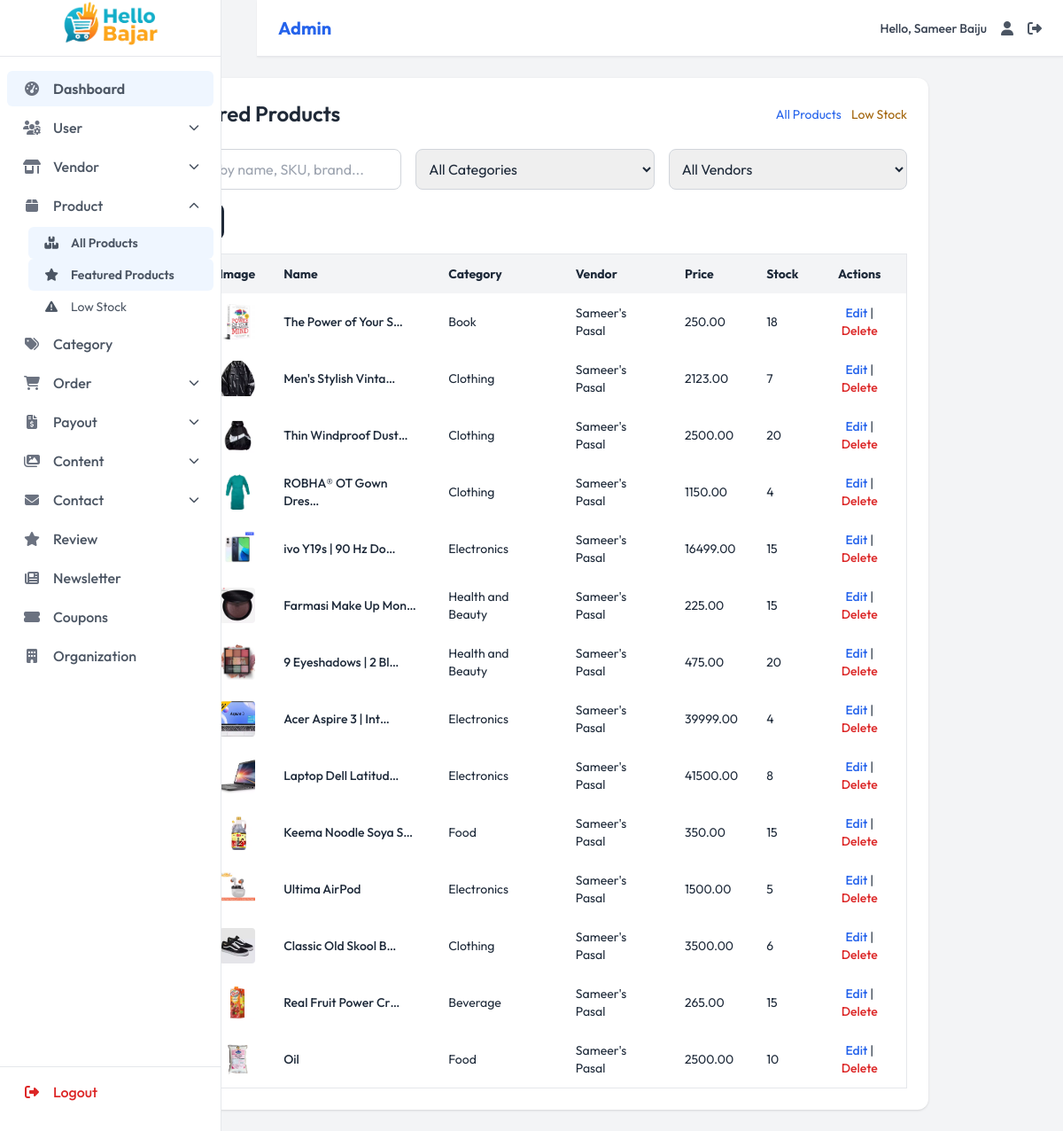
Screenshot of /admin-dashboard/products/featured/ (signed in) with the database file from the repository.
### dashboard/models.py (models this page shows, shortened)
class Product(models.Model):
    vendor = models.ForeignKey(Vendor, on_delete=models.CASCADE, related_name='products')
    category = models.ForeignKey(Category, on_delete=models.SET_NULL, null=True, related_name='products')
    name = models.CharField(max_length=255)
    slug = models.SlugField(unique=True, blank=True)
    description = RichTextField()
    price = models.DecimalField(max_digits=10, decimal_places=2)
    cost_price = models.DecimalField(max_digits=10, decimal_places=2, blank=True, null=True, help_text='For vendor tracking')
    sku = models.CharField(max_length=100, unique=True, blank=True, null=True, help_text='Stock Keeping Unit')
    stock = models.PositiveIntegerField(default=0)
    low_stock_alert = models.PositiveIntegerField(default=5, help_text='Alert when stock reaches this level')
    brand = models.CharField(max_length=100, blank=True)
    weight = models.DecimalField(max_digits=10, decimal_places=2, blank=True, null=True, help_text='Weight in kg')
    main_image = models.ImageField(upload_to='products/')
    is_active = models.BooleanField(default=True)
    is_featured = models.BooleanField(default=False)
    views_count = models.PositiveIntegerField(default=0)
    created_at = models.DateTimeField(auto_now_add=True)
    updated_at = models.DateTimeField(auto_now=True)

class Category(models.Model):
    name = models.CharField(max_length=100)
    slug = models.SlugField(unique=True, blank=True)
    image = models.ImageField(upload_to='categories/', blank=True, null=True)
    order = models.PositiveIntegerField(default=0, help_text='Display order')
    is_active = models.BooleanField(default=True)
    is_featured=models.BooleanField(default=False)
    class Meta:
        verbose_name_plural = 'Categories'
        ordering = ['order', 'name']

class Vendor(models.Model):
    user = models.OneToOneField(User, on_delete=models.CASCADE)
    shop_name = models.CharField(max_length=200)
    slug = models.SlugField(unique=True, blank=True)
    shop_logo = models.ImageField(upload_to='vendor_logos/', blank=True, null=True)
    shop_banner = models.ImageField(upload_to='vendor_banners/', blank=True, null=True)
    description = models.TextField(blank=True)
    phone = models.CharField(max_length=15)
    email = models.EmailField()
    address = models.TextField()
    city = models.CharField(max_length=100)
    PROVINCE_CHOICES = [
        ('province1', 'Koshi Province'),
        ('madhesh', 'Madhesh Province'),
        ('bagmati', 'Bagmati Province'),
        ('gandaki', 'Gandaki Province'),
        ('lumbini', 'Lumbini Province'),
        ('karnali', 'Karnali Province'),
        ('sudurpashchim', 'Sudurpashchim Province'),
    ]
    province = models.CharField(max_length=20, choices=PROVINCE_CHOICES)
    pan_number = models.CharField(max_length=15, unique=True)
    pan_document = models.FileField(
        upload_to='kyc/pan/',
        validators=[FileExtensionValidator(['pdf', 'jpg', 'jpeg', 'png'])],
        help_text='Upload PAN certificate (PDF/Image)'
    )
    citizenship_number = models.CharField(max_length=20, blank=True, help_text='For individuals')
    citizenship_front = models.FileField(
        upload_to='kyc/citizenship/',
        blank=True,
        validators=[FileExtensionValidator(['jpg', 'jpeg', 'png'])],
        help_text='Front side of citizenship'
    )
    citizenship_back = models.FileField(
        upload_to='kyc/citizenship/',
        blank=True,
        validators=[FileExtensionValidator(['jpg', 'jpeg', 'png'])],
        help_text='Back side of citizenship'
    )
    company_registration = models.FileField(
        upload_to='kyc/company/',
        blank=True,
        validators=[FileExtensionValidator(['pdf'])],
        help_text='For companies: Company registration certificate'
    )
    bank_name = models.CharField(max_length=100, blank=True)
    bank_account_number = models.CharField(max_length=30, blank=True)
    bank_account_holder = models.CharField(max_length=200, blank=True)
    VERIFICATION_STATUS = [
        ('pending', 'Pending Verification'),
        ('verified', 'Verified'),
        ('rejected', 'Rejected'),
    ]
    verification_status = models.CharField(max_length=20, choices=VERIFICATION_STATUS, default='pending')
    rejection_reason = models.TextField(blank=True)
    is_active = models.BooleanField(default=False)
    verified_at = models.DateTimeField(null=True, blank=True)
    created_at = models.DateTimeField(auto_now_add=True)

### dashboard/views.py (the view)
    @login_required
    def wrapper(request, *args, **kwargs):
        if not hasattr(request.user, 'role') or not request.user.role.is_admin():
            return redirect('home')
        return view_func(request, *args, **kwargs)

### dashboard/models.py (called while the page is built)
    def is_admin(self):
        return self.role == 'admin'

### dashboard/views.py (called while the page is built, shortened)
def admin_required(view_func):
    @login_required
    def wrapper(request, *args, **kwargs):
        if not hasattr(request.user, 'role') or not request.user.role.is_admin():
            return redirect('home')
        return view_func(request, *args, **kwargs)
    return wrapper

@admin_required
def admin_products_featured(request):
    search = request.GET.get('search', '')
    category_id = request.GET.get('category', '')
    vendor_id = request.GET.get('vendor', '')
    products = Product.objects.filter(is_featured=True).order_by('-created_at')
    if category_id:
        products = products.filter(category_id=category_id)
    if vendor_id:
        products = products.filter(vendor_id=vendor_id)
    categories = Category.objects.filter(is_active=True)
    vendors = Vendor.objects.filter(is_active=True)
    return render(request, 'dashboard/pages/product/featured_products.html', {
        'products': products,
        'categories': categories,
        'vendors': vendors
    })

### ecommerce/context_processors.py (called while the page is built)
def global_context(request):
    categories = Category.objects.filter(is_active=True).order_by('order', 'name')
    if request.user.is_authenticated:
        cart_items = Cart.objects.filter(user=request.user)
    else:
        session_key = request.session.session_key
        if not session_key:
            request.session.create()
            session_key = request.session.session_key
        cart_items = Cart.objects.filter(session_key=session_key)
    cart_count = sum(item.quantity for item in cart_items)
    return {
        'cart_count': cart_count,
        'categories': categories,
    }

### templates/dashboard/pages/product/featured_products.html (shortened to what this page needs)
{% extends 'dashboard/components/base.html' %}
{% load static %}
{% block content %}
<div class="bg-white rounded-xl shadow p-6">
  <div class="flex justify-between items-center mb-6">
    <h1 class="text-2xl font-semibold text-gray-800">Featured Products</h1>
    <div class="space-x-2">
      <a href="{% url 'admin_products_list' %}" class="text-sm text-blue-600 hover:text-blue-800">All Products</a>
      <a href="{% url 'admin_products_low_stock' %}" class="text-sm text-yellow-700 hover:text-yellow-800">Low Stock</a>
    </div>
  </div>
  <form method="get" class="mb-4 grid grid-cols-1 md:grid-cols-3 gap-4">
    <input type="text" name="search" value="{{ request.GET.search }}" placeholder="Search by name, SKU, brand..." class="border border-gray-300 rounded-lg p-2.5" />
    <select name="category" class="border border-gray-300 rounded-lg p-2.5">
      <option value="">All Categories</option>
    </select>
    <select name="vendor" class="border border-gray-300 rounded-lg p-2.5">
      <option value="">All Vendors</option>
    </select>
    <div class="md:col-span-3">
      <button class="bg-gray-800 text-white px-4 py-2 rounded-lg">Filter</button>
    </div>
  </form>
  <div class="overflow-x-auto">
    <table class="w-full border border-gray-200 rounded-lg text-sm">
      <thead class="bg-gray-100">
        <tr>
          <th class="px-4 py-3 text-left">ID</th>
          <th class="px-4 py-3 text-left">Image</th>
          <th class="px-4 py-3 text-left">Name</th>
          <th class="px-4 py-3 text-left">Category</th>
          <th class="px-4 py-3 text-left">Vendor</th>
          <th class="px-4 py-3 text-left">Price</th>
          <th class="px-4 py-3 text-left">Stock</th>
          <th class="px-4 py-3 text-center">Actions</th>
        </tr>
      </thead>
      <tbody>
        {% for product in products %}
        <tr class="hover:bg-gray-50">
          <td class="px-4 py-3">{{ product.id }}</td>
          <td class="px-4 py-3">
            {% if product.main_image %}
              <img src="{{ product.main_image.url }}" alt="{{ product.name }}" class="h-10 w-10 object-cover rounded"/>
            {% else %}
              <span class="text-gray-400">No image</span>
            {% endif %}
          </td>
          <td class="px-4 py-3 font-medium">{{ product.name | truncatechars:20 }}</td>
          <td class="px-4 py-3">{{ product.category.name }}</td>
          <td class="px-4 py-3">{{ product.vendor.shop_name }}</td>
          <td class="px-4 py-3">{{ product.price }}</td>
          <td class="px-4 py-3">{{ product.stock }}</td>
          <td class="px-4 py-3 text-center">
            <a href="{% url 'admin_product_update' product.id %}" class="text-blue-600 hover:text-blue-800 font-medium">Edit</a>
            |
            <a href="{% url 'admin_product_delete' product.id %}" class="text-red-600 hover:text-red-800 font-medium" onclick="return confirm('Delete this product?')">Delete</a>
          </td>
        </tr>
        {% empty %}
        <tr>
          <td colspan="8" class="text-center text-gray-500 py-6">No featured products.</td>
        </tr>
        {% endfor %}
      </tbody>
    </table>
  </div>
</div>
{% endblock %}

### templates/dashboard/components/navbar.html (shortened to what this page needs)
<nav class="navbar bg-white border-b border-gray-200 fixed top-0 md:left-[290px] left-0 right-0 z-40 flex items-center justify-between px-6 py-3 shadow-sm">
  <div class="flex items-center">
    <span class="text-xl font-bold text-blue-600">Admin</span>
  </div>
  <div class="flex items-center space-x-4">
    <span class="text-sm font-medium text-gray-700">Hello, {{user.first_name}} {{user.last_name}}</span>
    <a href="" class="hover:text-blue-600 transition-colors duration-200" title="Profile" aria-label="Profile">
      <i class="fas fa-user text-gray-600"></i>
    </a>
    <a href="" class="hover:text-blue-600 transition-colors duration-200" title="Logout" aria-label="Logout">
      <i class="fas fa-sign-out-alt text-gray-600"></i>
    </a>
  </div>
</nav>

### templates/dashboard/components/base.html (style rules this page uses)
:root { --primary: #3b82f6; --primary-dark: #456fff; --primary-light: #60a5fa; --secondary: #4b5563; --success: #10b981; --warning: #f59e0b; --danger: #ef4444; --info: #06b6d4; --light: #f3f4f6; --dark: #1f2937; --white: #ffffff; --new-black-light: #344054; --new-black-light-opa: #3440543e; --new-black-dark: #1d2939; --new-blue: #456fff; --spacing-xs: 0.25rem; --spacing-sm: 0.5rem; --spacing-md: 1rem; --spacing-lg: 1.5rem; --spacing-xl: 2rem; --font-family-sans: "Outfit", "Inter", "Segoe UI", "Roboto", "Helvetica Neue", "Open Sans", sans-serif; --text-xs: 0.75rem; --text-sm: 0.875rem; --text-base: 1rem; --text-lg: 1.125rem; --text-xl: 1.25rem; --text-2xl: 1.5rem; --radius-md: 0.375rem; --radius-lg: 0.5rem; }
* { box-sizing: border-box; margin: 0; padding: 0; }
body { font-family: var(--font-family-sans); background-color: var(--light); color: var(--new-black-dark); line-height: 1.5; overflow-x: hidden; height: 100vh; transition: background-color 0.3s, color 0.3s; }
.navbar { background-color: var(--white); padding: var(--spacing-sm) var(--spacing-md); border-bottom: 1px solid var(--light); position: fixed; top: 0; left: 0; right: 0; z-index: 50; display: flex; justify-content: space-between; align-items: center; box-shadow: 0 1px 3px rgba(0, 0, 0, 0.1); height: 4rem; }

### rows the page displays
Product: main_image (picture), name "The Power of Your S…", category.name "Book", vendor.shop_name "Sameer's Pasal", price "250.00", stock "18"
Product: main_image (picture), name "Men's Stylish Vinta…", category.name "Clothing", vendor.shop_name "Sameer's Pasal", price "2123.00", stock "7"
Product: main_image (picture), name "Thin Windproof Dust…", category.name "Clothing", vendor.shop_name "Sameer's Pasal", price "2500.00", stock "20"
Product: main_image (picture), name "ROBHA® OT Gown Dres…", category.name "Clothing", vendor.shop_name "Sameer's Pasal", price "1150.00", stock "4"
Product: main_image (picture), name "ivo Y19s | 90 Hz Do…", category.name "Electronics", vendor.shop_name "Sameer's Pasal", price "16499.00", stock "15"
Product: main_image (picture), name "Farmasi Make Up Mon…", category.name "Health and Beauty", vendor.shop_name "Sameer's Pasal", price "225.00", stock "15"
Product: main_image (picture), name "9 Eyeshadows | 2 Bl…", category.name "Health and Beauty", vendor.shop_name "Sameer's Pasal", price "475.00", stock "20"
Product: main_image (picture), name "Acer Aspire 3 | Int…", category.name "Electronics", vendor.shop_name "Sameer's Pasal", price "39999.00", stock "4"
Product: main_image (picture), name "Laptop Dell Latitud…", category.name "Electronics", vendor.shop_name "Sameer's Pasal", price "41500.00", stock "8"
Product: main_image (picture), name "Keema Noodle Soya S…", category.name "Food", vendor.shop_name "Sameer's Pasal", price "350.00", stock "15"
Product: main_image (picture), name "Ultima AirPod", category.name "Electronics", vendor.shop_name "Sameer's Pasal", price "1500.00", stock "5"
Product: main_image (picture), name "Classic Old Skool B…", category.name "Clothing", vendor.shop_name "Sameer's Pasal", price "3500.00", stock "6"
Product: main_image (picture), name "Real Fruit Power Cr…", category.name "Beverage", vendor.shop_name "Sameer's Pasal", price "265.00", stock "15"
Product: main_image (picture), name "Oil", category.name "Food", vendor.shop_name "Sameer's Pasal", price "2500.00", stock "10"

### other values shown
{{ user.first_name }} "Sameer"
{{ user.last_name }} "Baiju"
